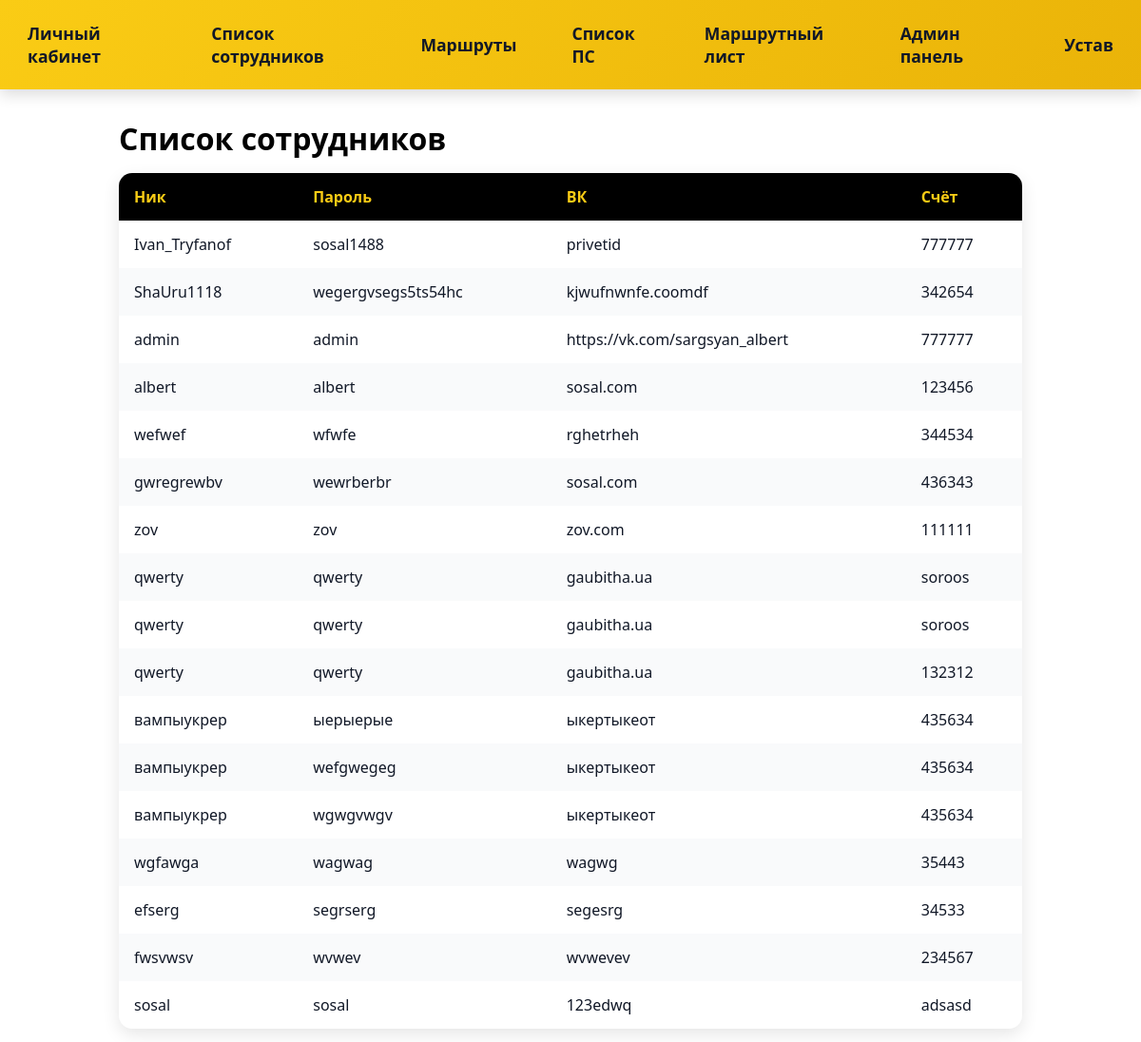
Page /employees on the earlier database version.
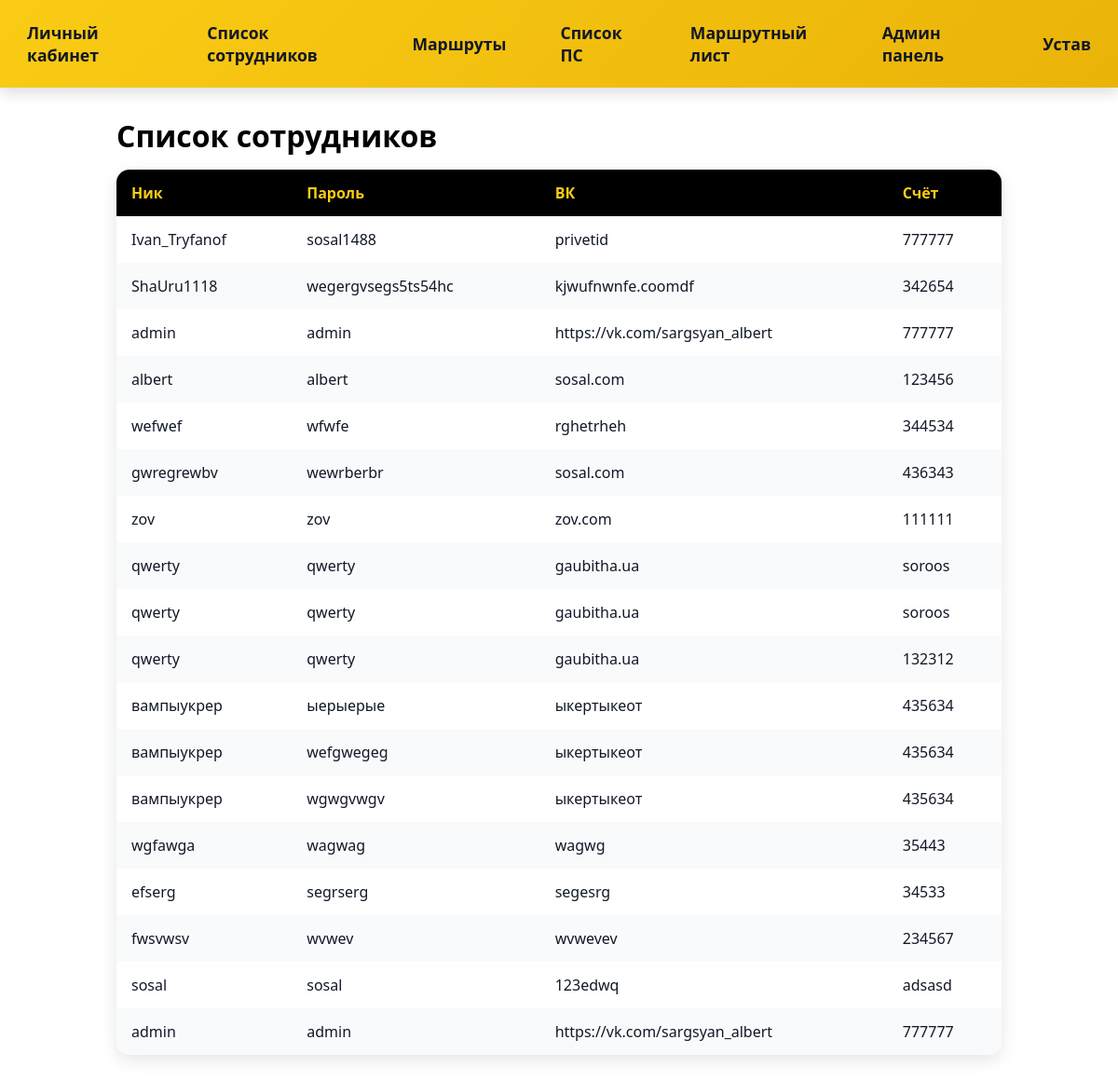
Same page on the later database version.
### tables this page shows
CREATE TABLE users (
            id INTEGER PRIMARY KEY AUTOINCREMENT,
            login TEXT NOT NULL,
            password TEXT NOT NULL,
            vk TEXT NOT NULL,
            account INTEGER NOT NULL
        );

### flask_app.py (the view)
@app.route("/employees")
def employees():
    return render_template("employees.html", users=db.get_users(),
                            user=db.get_user(request.args.get("login")))

### User.py (called while the page is built)
    @staticmethod
    def to_user(data):
        if type(data) in [list, tuple]:
            return User(data[0], data[1], data[2], data[3])
        if type(data) == dict:
            return User(data["login"], data["password"], data["vk"], data["account"])

### db.py (called while the page is built)
def get_user(login:str):
    conn = sql.connect(DB_FILE_NAME)
    cursor = conn.cursor()
    cursor.execute("SELECT login, password, vk, account FROM users WHERE login = ?", (login,))
    user = cursor.fetchone()
    conn.close()
    return User.to_user(user)

def get_users() -> list[User]:
    conn = sql.connect(DB_FILE_NAME)
    cursor = conn.cursor()
    cursor.execute("SELECT login, password, vk, account FROM users")
    users = cursor.fetchall()
    conn.close()
    users = [User.to_user(user) for user in users]
    return users

### templates/employees.html (shortened to what this page needs)
<!doctype html>
<html lang="ru">
<head>
  <link rel="stylesheet" href="style.css">
</head>
<body>
  <div class="navbar">
    <a href="employee_dashboard?login={{user.login}}">Личный кабинет</a>
    <a href="employees?login={{user.login}}">Список сотрудников</a>
    <a href="routes?login={{user.login}}">Маршруты</a>
    <a href="vehicles?login={{user.login}}">Список ПС</a>
    <a href="submit_route?login={{user.login}}">Маршрутный лист</a>
    <a href="admin_panel?login={{user.login}}">Админ панель</a>
    <a href="charter?login={{user.login}}">Устав</a>
  </div>
  <div class="container">
    <h1>Список сотрудников</h1>
    <table class="table">
      <thead>
        <tr>
          <th>Ник</th>
          <th>Пароль</th>
          <th>ВК</th>
          <th>Счёт</th>
        </tr>
      </thead>
      <tbody>
        {% for user in users %}
        <tr>
          <td>{{ user.login }}</td>
          <td>{{ user.password }}</td>
          <td>{{ user.vk }}</td>
          <td>{{ user.account }}</td>
        </tr>
        {% endfor %}
      </tbody>
    </table>
  </div>
</body>
</html>

Differences in the rows shown:
added users: login "admin", password "admin", vk "https://vk.com/sargsyan_albert", account "777777"
